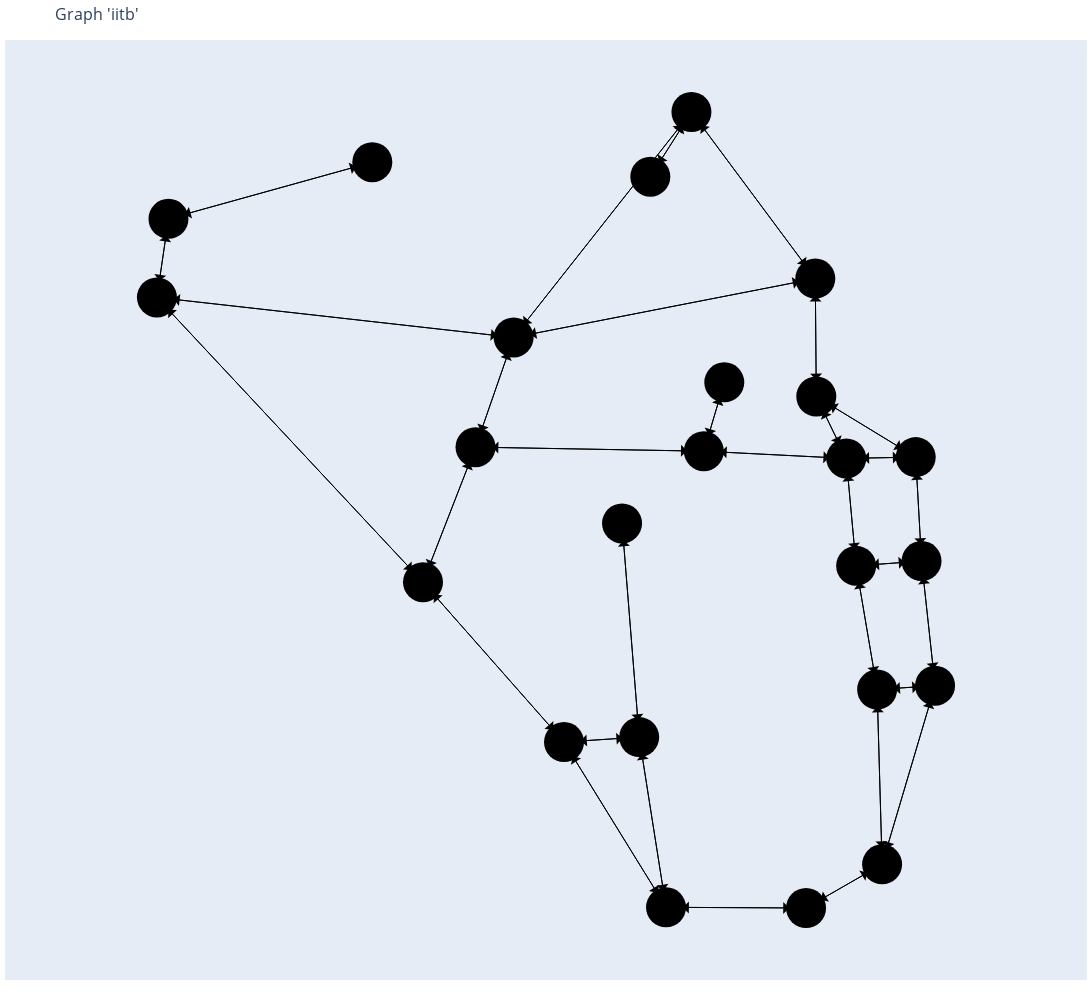

The code cell stored with this chart in its notebook:
### Code cell
#visualizing graph


node_trace = go.Scatter(
    x=node_x, y=node_y,
    mode='markers',
    hoverinfo='text',
    marker=dict(
        showscale=False,
        # colorscale options
        #'Greys' | 'YlGnBu' | 'Greens' | 'YlOrRd' | 'Bluered' | 'RdBu' |
        #'Reds' | 'Blues' | 'Picnic' | 'Rainbow' | 'Portland' | 'Jet' |
        #'Hot' | 'Blackbody' | 'Earth' | 'Electric' | 'Viridis' |
        colorscale='YlGnBu',
        reversescale=False,
        color=[],
        size=2 * d,
        # opacity = 0.5,
        # showscale = False,
        # colorbar=dict(
        #     thickness=15,
        #     title='Node Connections',
        #     xanchor='left',
        #     titleside='right'
        # ),
        line_width=0))

fig = go.Figure(data=[node_trace],
            layout=go.Layout(
            title='Graph \'{}\''.format(config['graph']),
            titlefont_size=16,
            showlegend=False,
            hovermode='closest',
            margin=dict(b=20,l=5,r=5,t=40),
            xaxis=dict(showgrid=False, zeroline=False, showticklabels=False),
            yaxis=dict(showgrid=False, zeroline=False, showticklabels=False),
            width=1200,
            height=1000)
            )

# fig.add_trace(go.Heatmap(x = node_x, y = node_y, z = node_z))
for i in range(0, len(edge_x), 3):
    # print (edge_x[i])
    x0 = edge_x[i + 1]  # arrows' head
    y0 = edge_y[i + 1]  # arrows' head
    x1 = edge_x[i]  # arrows' tail
    y1 = edge_y[i]  # arrows' tail
    # print (x0, y0, x1, y1)

    vert = True
    if x0 != x1:
        m = (y1 - y0)/(x1 - x0)
        c = y0 - m * x0
        vert = False
    
    if vert:
        yt = y0 + d * np.sign(y1 - y0)
        yh = y1 - d * np.sign(y1 - y0)
        xt = x0
        xh = x1
    else:
        if y1 == y0:
            xt = x0 + d * np.sign(x1 - x0)
            xh = x1 - d * np.sign(x1 - x0)
            yt = y0
            yh = y1
        else:
            xt = x0 + math.sqrt((d) ** 2 / (m ** 2 + 1)) * np.sign(x1 - x0)
            xh = x1 - math.sqrt((d) ** 2 / (m ** 2 + 1)) * np.sign(x1 - x0)
            yt = m * xt + c
            yh = m * xh + c
    

    fig.add_annotation(
        x=xh,  # arrows' head
        y=yh,  # arrows' head
        ax=xt,  # arrows' tail
        ay=yt,  # arrows' tail
        xref='x',
        yref='y',
        axref='x',
        ayref='y',
        text='',  # if you want only the arrow
        showarrow=True,
        arrowhead=1,
        arrowsize=2,
        arrowwidth=1,
        arrowcolor='black'
        )
fig.update_yaxes(
    scaleanchor = "x",
    scaleratio = 1,
)

fig.show()

### Figure 1 — Plotly figure (JSON) as saved in the notebook; plotly's stock layout.template omitted (floating-point values rounded to 4 significant figures)
{"data": [{"hoverinfo": "text", "marker": {"color": [], "colorscale": [[0, "rgb(255,255,217)"], [0.125, "rgb(237,248,177)"], [0.25, "rgb(199,233,180)"], [0.375, "rgb(127,205,187)"], [0.5, "rgb(65,182,196)"], [0.625, "rgb(29,145,192)"], [0.75, "rgb(34,94,168)"], [0.875, "rgb(37,52,148)"], [1, "rgb(8,29,88)"]], "line": {"width": 0}, "reversescale": false, "showscale": false, "size": 40}, "mode": "markers", "type": "scatter", "x": [911.8, 50.46, 905.9, 881.0, 636.5, 685.3, 602.9, 534.0, 623.3, 700.1, 428.9, 724.3, 64.18, 655.1, 821.5, 974.7, 869.2, 833.6, 951.7, 832.4, 958.6, 366.5, 306.3, 474.1], "y": [51.93, 725.2, 259.5, 406.4, 868.6, 945.5, 456.7, 197.1, 203.0, 542.6, 547.4, 624.4, 818.6, 0.81, 0, 264.0, 534.0, 607.5, 535.5, 747.6, 412.1, 387.0, 885.8, 677.7]}], "layout": {"annotations": [{"arrowcolor": "black", "arrowhead": 1, "arrowsize": 2, "arrowwidth": 1, "ax": 838.8, "axref": "x", "ay": 9.969, "ayref": "y", "showarrow": true, "text": "", "x": 894.5, "xref": "x", "y": 41.96, "yref": "y"}, {"arrowcolor": "black", "arrowhead": 1, "arrowsize": 2, "arrowwidth": 1, "ax": 969.0, "axref": "x", "ay": 244.9, "ayref": "y", "showarrow": true, "text": "", "x": 917.5, "xref": "x", "y": 71.1, "yref": "y"}, {"arrowcolor": "black", "arrowhead": 1, "arrowsize": 2, "arrowwidth": 1, "ax": 906.5, "axref": "x", "ay": 239.5, "ayref": "y", "showarrow": true, "text": "", "x": 911.2, "xref": "x", "y": 71.92, "yref": "y"}, {"arrowcolor": "black", "arrowhead": 1, "arrowsize": 2, "arrowwidth": 1, "ax": 454.2, "axref": "x", "ay": 679.9, "ayref": "y", "showarrow": true, "text": "", "x": 70.34, "xref": "x", "y": 723.0, "yref": "y"}, {"arrowcolor": "black", "arrowhead": 1, "arrowsize": 2, "arrowwidth": 1, "ax": 352.8, "axref": "x", "ay": 401.6, "ayref": "y", "showarrow": true, "text": "", "x": 64.11, "xref": "x", "y": 710.6, "yref": "y"}, {"arrowcolor": "black", "arrowhead": 1, "arrowsize": 2, "arrowwidth": 1, "ax": 61.27, "axref": "x", "ay": 798.8, "ayref": "y", "showarrow": true, "text": "", "x": 53.37, "xref": "x", "y": 745.0, "yref": "y"}, {"arrowcolor": "black", "arrowhead": 1, "arrowsize": 2, "arrowwidth": 1, "ax": 954.7, "axref": "x", "ay": 262.7, "ayref": "y", "showarrow": true, "text": "", "x": 925.8, "xref": "x", "y": 260.8, "yref": "y"}, {"arrowcolor": "black", "arrowhead": 1, "arrowsize": 2, "arrowwidth": 1, "ax": 884.3, "axref": "x", "ay": 386.7, "ayref": "y", "showarrow": true, "text": "", "x": 902.5, "xref": "x", "y": 279.2, "yref": "y"}, {"arrowcolor": "black", "arrowhead": 1, "arrowsize": 2, "arrowwidth": 1, "ax": 911.2, "axref": "x", "ay": 71.92, "ayref": "y", "showarrow": true, "text": "", "x": 906.5, "xref": "x", "y": 239.5, "yref": "y"}, {"arrowcolor": "black", "arrowhead": 1, "arrowsize": 2, "arrowwidth": 1, "ax": 902.5, "axref": "x", "ay": 279.2, "ayref": "y", "showarrow": true, "text": "", "x": 884.3, "xref": "x", "y": 386.7, "yref": "y"}, {"arrowcolor": "black", "arrowhead": 1, "arrowsize": 2, "arrowwidth": 1, "ax": 938.7, "axref": "x", "ay": 410.6, "ayref": "y", "showarrow": true, "text": "", "x": 900.9, "xref": "x", "y": 407.8, "yref": "y"}, {"arrowcolor": "black", "arrowhead": 1, "arrowsize": 2, "arrowwidth": 1, "ax": 871.0, "axref": "x", "ay": 514.1, "ayref": "y", "showarrow": true, "text": "", "x": 879.1, "xref": "x", "y": 426.3, "yref": "y"}, {"arrowcolor": "black", "arrowhead": 1, "arrowsize": 2, "arrowwidth": 1, "ax": 674.6, "axref": "x", "ay": 928.6, "ayref": "y", "showarrow": true, "text": "", "x": 647.2, "xref": "x", "y": 885.5, "yref": "y"}, {"arrowcolor": "black", "arrowhead": 1, "arrowsize": 2, "arrowwidth": 1, "ax": 486.5, "axref": "x", "ay": 693.4, "ayref": "y", "showarrow": true, "text": "", "x": 672.9, "xref": "x", "y": 929.7, "yref": "y"}, {"arrowcolor": "black", "arrowhead": 1, "arrowsize": 2, "arrowwidth": 1, "ax": 647.2, "axref": "x", "ay": 885.5, "ayref": "y", "showarrow": true, "text": "", "x": 674.6, "xref": "x", "y": 928.6, "yref": "y"}, {"arrowcolor": "black", "arrowhead": 1, "arrowsize": 2, "arrowwidth": 1, "ax": 820.5, "axref": "x", "ay": 763.6, "ayref": "y", "showarrow": true, "text": "", "x": 697.3, "xref": "x", "y": 929.4, "yref": "y"}, {"arrowcolor": "black", "arrowhead": 1, "arrowsize": 2, "arrowwidth": 1, "ax": 621.7, "axref": "x", "ay": 222.9, "ayref": "y", "showarrow": true, "text": "", "x": 604.5, "xref": "x", "y": 436.8, "yref": "y"}, {"arrowcolor": "black", "arrowhead": 1, "arrowsize": 2, "arrowwidth": 1, "ax": 644.6, "axref": "x", "ay": 17.83, "ayref": "y", "showarrow": true, "text": "", "x": 544.5, "xref": "x", "y": 180.1, "yref": "y"}, {"arrowcolor": "black", "arrowhead": 1, "arrowsize": 2, "arrowwidth": 1, "ax": 603.3, "axref": "x", "ay": 201.7, "ayref": "y", "showarrow": true, "text": "", "x": 553.9, "xref": "x", "y": 198.4, "yref": "y"}, {"arrowcolor": "black", "arrowhead": 1, "arrowsize": 2, "arrowwidth": 1, "ax": 379.7, "axref": "x", "ay": 372.0, "ayref": "y", "showarrow": true, "text": "", "x": 520.7, "xref": "x", "y": 212.1, "yref": "y"}, {"arrowcolor": "black", "arrowhead": 1, "arrowsize": 2, "arrowwidth": 1, "ax": 553.9, "axref": "x", "ay": 198.4, "ayref": "y", "showarrow": true, "text": "", "x": 603.3, "xref": "x", "y": 201.7, "yref": "y"}, {"arrowcolor": "black", "arrowhead": 1, "arrowsize": 2, "arrowwidth": 1, "ax": 652.0, "axref": "x", "ay": 20.57, "ayref": "y", "showarrow": true, "text": "", "x": 626.4, "xref": "x", "y": 183.2, "yref": "y"}, {"arrowcolor": "black", "arrowhead": 1, "arrowsize": 2, "arrowwidth": 1, "ax": 604.5, "axref": "x", "ay": 436.8, "ayref": "y", "showarrow": true, "text": "", "x": 621.7, "xref": "x", "y": 222.9, "yref": "y"}, {"arrowcolor": "black", "arrowhead": 1, "arrowsize": 2, "arrowwidth": 1, "ax": 718.7, "axref": "x", "ay": 605.3, "ayref": "y", "showarrow": true, "text": "", "x": 705.7, "xref": "x", "y": 561.7, "yref": "y"}, {"arrowcolor": "black", "arrowhead": 1, "arrowsize": 2, "arrowwidth": 1, "ax": 448.9, "axref": "x", "ay": 547.0, "ayref": "y", "showarrow": true, "text": "", "x": 680.1, "xref": "x", "y": 542.9, "yref": "y"}, {"arrowcolor": "black", "arrowhead": 1, "arrowsize": 2, "arrowwidth": 1, "ax": 849.2, "axref": "x", "ay": 535.0, "ayref": "y", "showarrow": true, "text": "", "x": 720.0, "xref": "x", "y": 541.6, "yref": "y"}, {"arrowcolor": "black", "arrowhead": 1, "arrowsize": 2, "arrowwidth": 1, "ax": 373.7, "axref": "x", "ay": 405.6, "ayref": "y", "showarrow": true, "text": "", "x": 421.6, "xref": "x", "y": 528.7, "yref": "y"}, {"arrowcolor": "black", "arrowhead": 1, "arrowsize": 2, "arrowwidth": 1, "ax": 467.5, "axref": "x", "ay": 658.8, "ayref": "y", "showarrow": true, "text": "", "x": 435.4, "xref": "x", "y": 566.3, "yref": "y"}, {"arrowcolor": "black", "arrowhead": 1, "arrowsize": 2, "arrowwidth": 1, "ax": 680.1, "axref": "x", "ay": 542.9, "ayref": "y", "showarrow": true, "text": "", "x": 448.9, "xref": "x", "y": 547.0, "yref": "y"}, {"arrowcolor": "black", "arrowhead": 1, "arrowsize": 2, "arrowwidth": 1, "ax": 705.7, "axref": "x", "ay": 561.7, "ayref": "y", "showarrow": true, "text": "", "x": 718.7, "xref": "x", "y": 605.3, "yref": "y"}, {"arrowcolor": "black", "arrowhead": 1, "arrowsize": 2, "arrowwidth": 1, "ax": 53.37, "axref": "x", "ay": 745.0, "ayref": "y", "showarrow": true, "text": "", "x": 61.27, "xref": "x", "y": 798.8, "yref": "y"}, {"arrowcolor": "black", "arrowhead": 1, "arrowsize": 2, "arrowwidth": 1, "ax": 287.0, "axref": "x", "ay": 880.4, "ayref": "y", "showarrow": true, "text": "", "x": 83.45, "xref": "x", "y": 823.9, "yref": "y"}, {"arrowcolor": "black", "arrowhead": 1, "arrowsize": 2, "arrowwidth": 1, "ax": 801.5, "axref": "x", "ay": 0.09739, "ayref": "y", "showarrow": true, "text": "", "x": 675.1, "xref": "x", "y": 0.7126, "yref": "y"}, {"arrowcolor": "black", "arrowhead": 1, "arrowsize": 2, "arrowwidth": 1, "ax": 544.5, "axref": "x", "ay": 180.1, "ayref": "y", "showarrow": true, "text": "", "x": 644.6, "xref": "x", "y": 17.83, "yref": "y"}, {"arrowcolor": "black", "arrowhead": 1, "arrowsize": 2, "arrowwidth": 1, "ax": 626.4, "axref": "x", "ay": 183.2, "ayref": "y", "showarrow": true, "text": "", "x": 652.0, "xref": "x", "y": 20.57, "yref": "y"}, {"arrowcolor": "black", "arrowhead": 1, "arrowsize": 2, "arrowwidth": 1, "ax": 675.1, "axref": "x", "ay": 0.7126, "ayref": "y", "showarrow": true, "text": "", "x": 801.5, "xref": "x", "y": 0.09739, "yref": "y"}, {"arrowcolor": "black", "arrowhead": 1, "arrowsize": 2, "arrowwidth": 1, "ax": 894.5, "axref": "x", "ay": 41.96, "ayref": "y", "showarrow": true, "text": "", "x": 838.8, "xref": "x", "y": 9.969, "yref": "y"}, {"arrowcolor": "black", "arrowhead": 1, "arrowsize": 2, "arrowwidth": 1, "ax": 925.8, "axref": "x", "ay": 260.8, "ayref": "y", "showarrow": true, "text": "", "x": 954.7, "xref": "x", "y": 262.7, "yref": "y"}, {"arrowcolor": "black", "arrowhead": 1, "arrowsize": 2, "arrowwidth": 1, "ax": 917.5, "axref": "x", "ay": 71.1, "ayref": "y", "showarrow": true, "text": "", "x": 969.0, "xref": "x", "y": 244.9, "yref": "y"}, {"arrowcolor": "black", "arrowhead": 1, "arrowsize": 2, "arrowwidth": 1, "ax": 960.8, "axref": "x", "ay": 392.2, "ayref": "y", "showarrow": true, "text": "", "x": 972.5, "xref": "x", "y": 283.9, "yref": "y"}, {"arrowcolor": "black", "arrowhead": 1, "arrowsize": 2, "arrowwidth": 1, "ax": 879.1, "axref": "x", "ay": 426.3, "ayref": "y", "showarrow": true, "text": "", "x": 871.0, "xref": "x", "y": 514.1, "yref": "y"}, {"arrowcolor": "black", "arrowhead": 1, "arrowsize": 2, "arrowwidth": 1, "ax": 720.0, "axref": "x", "ay": 541.6, "ayref": "y", "showarrow": true, "text": "", "x": 849.2, "xref": "x", "y": 535.0, "yref": "y"}, {"arrowcolor": "black", "arrowhead": 1, "arrowsize": 2, "arrowwidth": 1, "ax": 842.3, "axref": "x", "ay": 589.5, "ayref": "y", "showarrow": true, "text": "", "x": 860.5, "xref": "x", "y": 552.0, "yref": "y"}, {"arrowcolor": "black", "arrowhead": 1, "arrowsize": 2, "arrowwidth": 1, "ax": 931.7, "axref": "x", "ay": 535.2, "ayref": "y", "showarrow": true, "text": "", "x": 889.2, "xref": "x", "y": 534.4, "yref": "y"}, {"arrowcolor": "black", "arrowhead": 1, "arrowsize": 2, "arrowwidth": 1, "ax": 832.6, "axref": "x", "ay": 727.6, "ayref": "y", "showarrow": true, "text": "", "x": 833.4, "xref": "x", "y": 627.5, "yref": "y"}, {"arrowcolor": "black", "arrowhead": 1, "arrowsize": 2, "arrowwidth": 1, "ax": 934.6, "axref": "x", "ay": 546.0, "ayref": "y", "showarrow": true, "text": "", "x": 850.7, "xref": "x", "y": 597.1, "yref": "y"}, {"arrowcolor": "black", "arrowhead": 1, "arrowsize": 2, "arrowwidth": 1, "ax": 860.5, "axref": "x", "ay": 552.0, "ayref": "y", "showarrow": true, "text": "", "x": 842.3, "xref": "x", "y": 589.5, "yref": "y"}, {"arrowcolor": "black", "arrowhead": 1, "arrowsize": 2, "arrowwidth": 1, "ax": 889.2, "axref": "x", "ay": 534.4, "ayref": "y", "showarrow": true, "text": "", "x": 931.7, "xref": "x", "y": 535.2, "yref": "y"}, {"arrowcolor": "black", "arrowhead": 1, "arrowsize": 2, "arrowwidth": 1, "ax": 957.5, "axref": "x", "ay": 432.0, "ayref": "y", "showarrow": true, "text": "", "x": 952.8, "xref": "x", "y": 515.6, "yref": "y"}, {"arrowcolor": "black", "arrowhead": 1, "arrowsize": 2, "arrowwidth": 1, "ax": 850.7, "axref": "x", "ay": 597.1, "ayref": "y", "showarrow": true, "text": "", "x": 934.6, "xref": "x", "y": 546.0, "yref": "y"}, {"arrowcolor": "black", "arrowhead": 1, "arrowsize": 2, "arrowwidth": 1, "ax": 697.3, "axref": "x", "ay": 929.4, "ayref": "y", "showarrow": true, "text": "", "x": 820.5, "xref": "x", "y": 763.6, "yref": "y"}, {"arrowcolor": "black", "arrowhead": 1, "arrowsize": 2, "arrowwidth": 1, "ax": 833.4, "axref": "x", "ay": 627.5, "ayref": "y", "showarrow": true, "text": "", "x": 832.6, "xref": "x", "y": 727.6, "yref": "y"}, {"arrowcolor": "black", "arrowhead": 1, "arrowsize": 2, "arrowwidth": 1, "ax": 493.7, "axref": "x", "ay": 681.5, "ayref": "y", "showarrow": true, "text": "", "x": 812.8, "xref": "x", "y": 743.7, "yref": "y"}, {"arrowcolor": "black", "arrowhead": 1, "arrowsize": 2, "arrowwidth": 1, "ax": 900.9, "axref": "x", "ay": 407.8, "ayref": "y", "showarrow": true, "text": "", "x": 938.7, "xref": "x", "y": 410.6, "yref": "y"}, {"arrowcolor": "black", "arrowhead": 1, "arrowsize": 2, "arrowwidth": 1, "ax": 972.5, "axref": "x", "ay": 283.9, "ayref": "y", "showarrow": true, "text": "", "x": 960.8, "xref": "x", "y": 392.2, "yref": "y"}, {"arrowcolor": "black", "arrowhead": 1, "arrowsize": 2, "arrowwidth": 1, "ax": 952.8, "axref": "x", "ay": 515.6, "ayref": "y", "showarrow": true, "text": "", "x": 957.5, "xref": "x", "y": 432.0, "yref": "y"}, {"arrowcolor": "black", "arrowhead": 1, "arrowsize": 2, "arrowwidth": 1, "ax": 520.7, "axref": "x", "ay": 212.1, "ayref": "y", "showarrow": true, "text": "", "x": 379.7, "xref": "x", "y": 372.0, "yref": "y"}, {"arrowcolor": "black", "arrowhead": 1, "arrowsize": 2, "arrowwidth": 1, "ax": 64.11, "axref": "x", "ay": 710.6, "ayref": "y", "showarrow": true, "text": "", "x": 352.8, "xref": "x", "y": 401.6, "yref": "y"}, {"arrowcolor": "black", "arrowhead": 1, "arrowsize": 2, "arrowwidth": 1, "ax": 421.6, "axref": "x", "ay": 528.7, "ayref": "y", "showarrow": true, "text": "", "x": 373.7, "xref": "x", "y": 405.6, "yref": "y"}, {"arrowcolor": "black", "arrowhead": 1, "arrowsize": 2, "arrowwidth": 1, "ax": 83.45, "axref": "x", "ay": 823.9, "ayref": "y", "showarrow": true, "text": "", "x": 287.0, "xref": "x", "y": 880.4, "yref": "y"}, {"arrowcolor": "black", "arrowhead": 1, "arrowsize": 2, "arrowwidth": 1, "ax": 70.34, "axref": "x", "ay": 723.0, "ayref": "y", "showarrow": true, "text": "", "x": 454.2, "xref": "x", "y": 679.9, "yref": "y"}, {"arrowcolor": "black", "arrowhead": 1, "arrowsize": 2, "arrowwidth": 1, "ax": 435.4, "axref": "x", "ay": 566.3, "ayref": "y", "showarrow": true, "text": "", "x": 467.5, "xref": "x", "y": 658.8, "yref": "y"}, {"arrowcolor": "black", "arrowhead": 1, "arrowsize": 2, "arrowwidth": 1, "ax": 812.8, "axref": "x", "ay": 743.7, "ayref": "y", "showarrow": true, "text": "", "x": 493.7, "xref": "x", "y": 681.5, "yref": "y"}, {"arrowcolor": "black", "arrowhead": 1, "arrowsize": 2, "arrowwidth": 1, "ax": 672.9, "axref": "x", "ay": 929.7, "ayref": "y", "showarrow": true, "text": "", "x": 486.5, "xref": "x", "y": 693.4, "yref": "y"}], "height": 1000, "hovermode": "closest", "margin": {"b": 20, "l": 5, "r": 5, "t": 40}, "showlegend": false, "title": {"font": {"size": 16}, "text": "Graph 'iitb'"}, "width": 1200, "xaxis": {"showgrid": false, "showticklabels": false, "zeroline": false}, "yaxis": {"scaleanchor": "x", "scaleratio": 1, "showgrid": false, "showticklabels": false, "zeroline": false}}}
